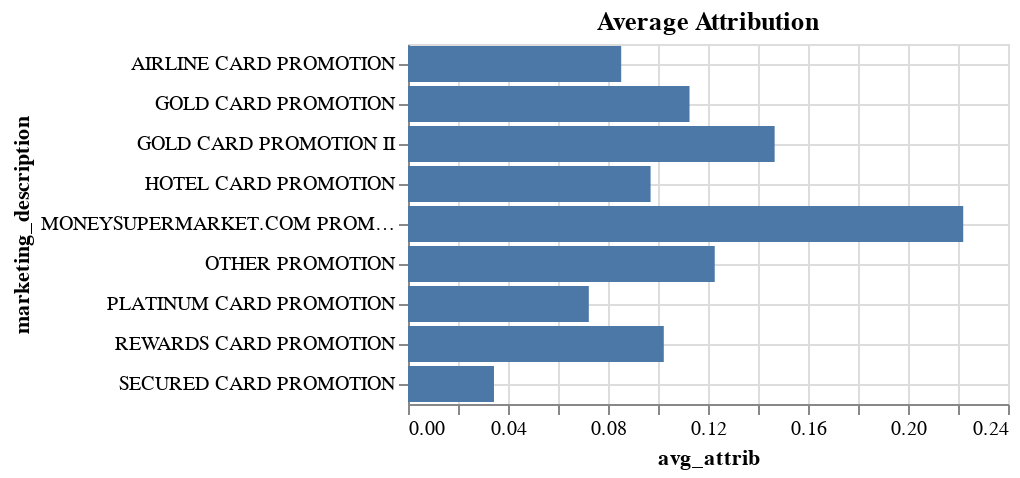

The notebook cell this image was saved under:
### Code cell
%chart x=avg_attrib, y=marketing_description, gridx=true, gridy=true, mark=bar, title="Average Attribution", width=700, height=300

### Figure 1 — Vega-Lite specification as saved in the notebook (floating-point values rounded to 4 significant figures)
{"$schema": "https://vega.github.io/schema/vega-lite/v3.json", "data": {"format": {"type": "csv"}, "values": "\"MARKETING_DESCRIPTION\",\"avg_attrib\",\"sum_attrib\",\"time_to_conversion\"\n\"OTHER PROMOTION\",\"0.12269708441256559\",\"58.64920634920635\",\"10.126256256256257\"\n\"MONEYSUPERMARKET.COM PROMOTION\",\"0.22208791208791206\",\"14.435714285714285\",\"7.953019323671498\"\n\"REWARDS CARD PROMOTION\",\"0.10231916295930137\",\"29.570238095238096\",\"39.61428451178451\"\n\"GOLD CARD PROMOTION II\",\"0.14665750915750916\",\"7.626190476190477\",\"2.279333333333333\"\n\"PLATINUM CARD PROMOTION\",\"0.07232704402515723\",\"3.833333333333333\",\"19.674027777777777\"\n\"HOTEL CARD PROMOTION\",\"0.09703703703703705\",\"4.366666666666667\",\"6.186361111111111\"\n\"SECURED CARD PROMOTION\",\"0.03439153439153439\",\"2.1666666666666665\",\"11.110805555555556\"\n\"AIRLINE CARD PROMOTION\",\"0.08527966742252456\",\"23.281349206349205\",\"9.534586288416076\"\n\"GOLD CARD PROMOTION\",\"0.11260683760683761\",\"7.319444444444445\",\"13.39695987654321\"\n"}, "encoding": {"x": {"axis": {"grid": true, "title": "avg_attrib"}, "field": "avg_attrib", "type": "quantitative"}, "y": {"axis": {"grid": true, "title": "marketing_description"}, "field": "MARKETING_DESCRIPTION", "type": "nominal"}}, "height": "300", "mark": {"color": "#4C78A8", "type": "bar"}, "title": "Average Attribution", "width": "700"}
